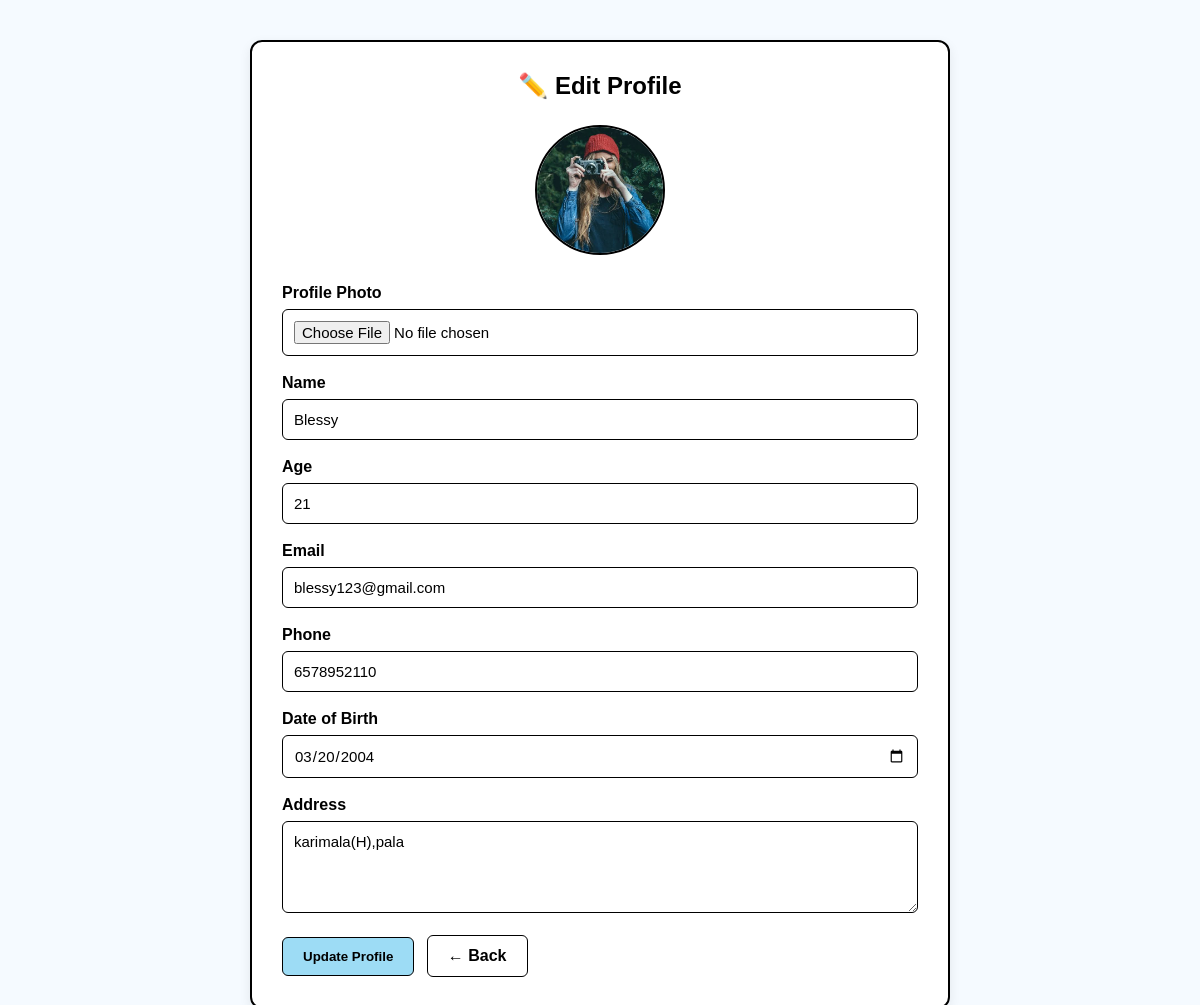
/User/EditProfile/ (signed in), run on an earlier commit of the app's database.
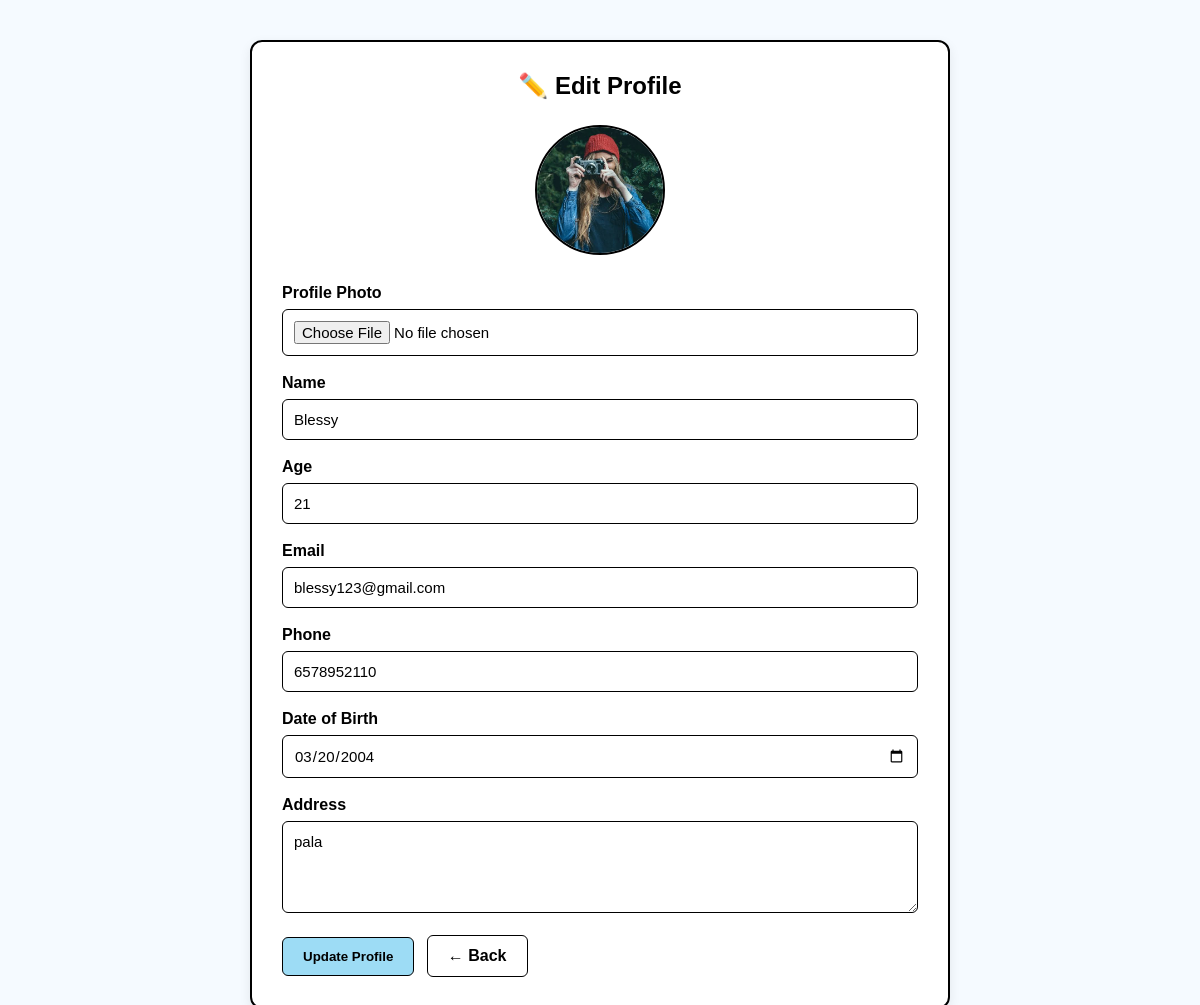
And on a later commit of the database.
### Guest/models.py (models this page shows, shortened)
class tbl_registration(models.Model):
    ROLE_CHOICES = (
        ('USER', 'User'),
        ('DOCTOR', 'Doctor'),
        ('ADMIN', 'Admin'),
    )
    user_name = models.CharField(max_length=100)
    user_email = models.EmailField(unique=True)
    user_contact = models.CharField(max_length=20)
    user_address = models.TextField(default='', blank=True)
    user_password = models.CharField(max_length=255)
    role = models.CharField(max_length=20, choices=ROLE_CHOICES, default='USER')
    is_active = models.BooleanField(default=True)
    created_at = models.DateTimeField(null=True, blank=True)
    class Meta:
        ordering = ['-id']

### User/views.py (the view, shortened to what this page needs)
# urls.py: path('EditProfile/', views.EditProfile, name='EditProfile'),
def EditProfile(request):
    if not request.session.get('user_id'):
        return redirect('Guest:Login')
    user_id = request.session.get('user_id')
    try:
        registration = tbl_registration.objects.get(
            id=user_id
        )
    except tbl_registration.DoesNotExist:
        return redirect('Guest:Login')
    profile, created = tbl_UserProfile.objects.get_or_create(
        user=registration
    )
    return render(
        request,
        'User/EditProfile.html',
        {
            'registration': registration,
            'profile': profile,
        }
    )

### User/Templates/User/EditProfile.html (shortened to what this page needs)
{% load static %}
<!DOCTYPE html>
<html lang="en">
<head>
</head>
<body>
<div class="profile-box">
    <h2>
        ✏️ Edit Profile
    </h2>
    <form
        method="POST"
        enctype="multipart/form-data">
        <div class="current-photo">
            {% if profile.profile_photo %}
                <img
                    src="{{ profile.profile_photo.url }}"
                    alt="Profile Photo">
            {% else %}
                <img
                    src="{% static 'Images/Profile.png' %}"
                    alt="Default Profile">
            {% endif %}
        </div>
        <div class="form-group">
            <label>
                Profile Photo
            </label>
            <input
                type="file"
                name="profile_photo"
                accept="image/*">
        </div>
        <div class="form-group">
            <label>
                Name
            </label>
            <input
                type="text"
                name="user_name"
                value="{{ registration.user_name }}"
                required>
        </div>
        <div class="form-group">
            <label>
                Age
            </label>
            <input
                type="number"
                name="age"
                min="1"
                max="120"
                value="{{ profile.age|default:'' }}">
        </div>
        <div class="form-group">
            <label>
                Email
            </label>
            <input
                type="email"
                name="user_email"
                value="{{ registration.user_email }}"
                required>
        </div>
        <div class="form-group">
            <label>
                Phone
            </label>
            <input
                type="tel"
                name="user_contact"
                value="{{ registration.user_contact }}"
                required>
        </div>
        <div class="form-group">
            <label>
                Date of Birth
            </label>
            <input
                type="date"
                name="date_of_birth"
                value="{{ profile.date_of_birth|date:'Y-m-d' }}">
        </div>
        <div class="form-group">
            <label>
                Address
            </label>
            <textarea
                name="user_address"
                rows="4">{{ registration.user_address }}</textarea>
        </div>
        <button
            type="submit"
            class="update-btn">
            Update Profile
        </button>
        <a
            href="{% url 'User:UserDashboard' %}"
            class="back-btn">
            ← Back
        </a>
    </form>
</div>
</body>
</html>

What changed in the data, as far as the page shows it:
changed tbl_registration "Blessy": user_address "karimala(H),pala" → "pala"
